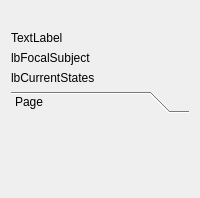
  <widget class="QWidget" name="centralwidget">
   <layout class="QHBoxLayout" name="horizontalLayout_2">
    <item>
     <layout class="QHBoxLayout" name="horizontalLayout">
      <item>
       <layout class="QVBoxLayout" name="verticalLayout_3">
        <item>
         <widget class="QLabel" name="lbLogoeMOC">
          <property name="text">
           <string/>
          </property>
          <property name="scaledContents">
           <bool>false</bool>
          </property>
          <property name="alignment">
           <set>Qt::AlignCenter</set>
          </property>
         </widget>
        </item>
        <item>
         <widget class="QLabel" name="lb_current_media_time">
          <property name="text">
           <string>TextLabel</string>
          </property>
         </widget>
        </item>
        <item>
         <widget class="QLabel" name="lbFocalSubject">
          <property name="text">
           <string>lbFocalSubject</string>
          </property>
         </widget>
        </item>
        <item>
         <widget class="QLabel" name="lbCurrentStates">
          <property name="text">
           <string>lbCurrentStates</string>
          </property>
         </widget>
        </item>
        <item>
         <widget class="QToolBox" name="toolBox">
          <property name="enabled">
           <bool>true</bool>
          </property>
          <property name="currentIndex">
           <number>0</number>
          </property>
          <widget class="QWidget" name="page">
           <property name="geometry">
            <rect>
             <x>0</x>
             <y>0</y>
             <width>472</width>
             <height>412</height>
            </rect>
           </property>
           <attribute name="label">
            <string>Page</string>
           </attribute>
          </widget>
         </widget>
        </item>
       </layout>
      </item>
     </layout>
    </item>
   </layout>
  </widget>
